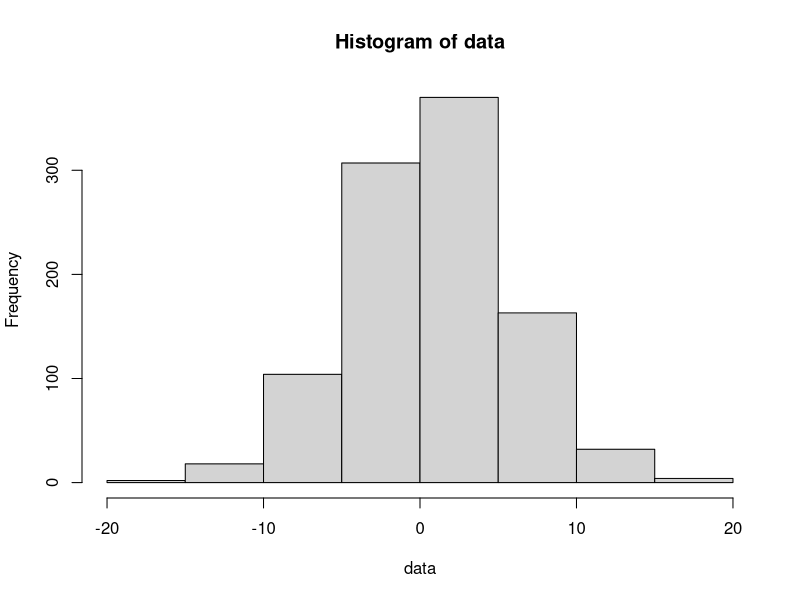

The R source for this figure: (Note: this script raises an error after producing the figure.)
# creating vectors
marks <- c(1,2,3,4,5,6,6,7)
marks

student_marks <- seq(from=1, to=10, length.out=5)
student_marks

nums <- seq(from=1, to=10, by=2)
nums

# matrices
vec1 <- c(10, 20, 30, 40)
vec2 <- c(50, 60, 70, 80)
matx <- rbind(vec1, vec2)
matx

# harmonic mean
harm_mean<-function(x) {
  val <- length(x) / sum(1/x)
}

data <- c(2,4,5,6)
harmonic_result <- harm_mean(data)
harmonic_result

# geometric mean
geom_mean <- function(x) {
  val <- prod(x) ^ (1/(length(x)))
}
data <- c(12, 43, 12, 13)
geo_mean <- geom_mean(data)
geo_mean


# Graphical summaries
data <- rnorm(1000, mean=1, sd=5)
hist(data)

# mean absolute deviation
MAD_func <- function(x) {
  val < sum(abs(x-mean(x))) / length(x)
  return(val)
}

values <- c(1,3,4,5)
MAD_func(x=values)


# Generate data and compute probabilities
uniform <- runif(1000, -1, 1)
plot(density(uniform))


unif <- punif(0.25, -1, 1)
unif

unif2 <- qunif(0.625, -1, 1)
unif2

